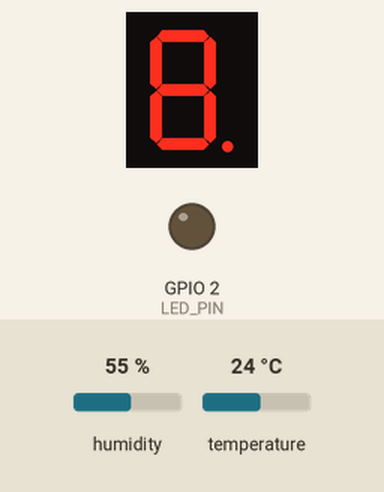
This sketch was run on a simulated ESP32. Parts: 1-digit seven-segment display, output pins drawn as LEDs (lit = HIGH). Wiring (inferred from the names in the program): 1-digit 7-segment display, segments lit when HIGH: segments GPIO 21, GPIO 23, GPIO 22, GPIO 25, GPIO 19, GPIO 18, GPIO 17, GPIO 16. Inputs (shaded band) come from the test bench; at power-on: humidity 55 %, temperature 24 °C. WiFi joins after 1.5 s; servers stay silent unless stated; the local clock reads 2024-03-15 10:24:30 at power-on unless the sketch sets it; the segment pins are drawn as the display they are named for; pins used as bus, display or sensor lines are not drawn; what the sketch prints to the serial monitor is not drawn.

Above: at 2.7 s.
2.8 s: humidity set to 79 %
16.5 s: humidity set to 82 %
At 25.6 s:
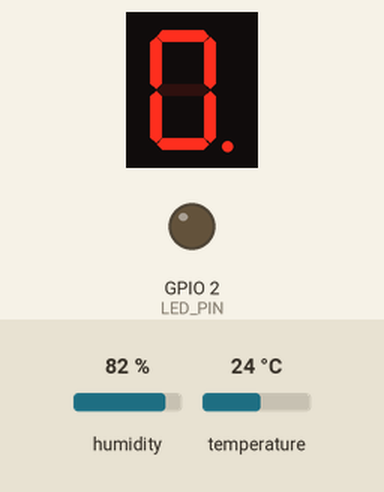
28.0 s: humidity set to 61 %
36.2 s: humidity set to 58 %
At 45.6 s:
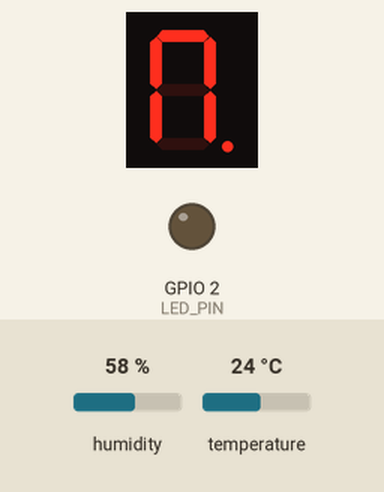
46.5 s: humidity set to 88 %
At 55.6 s:
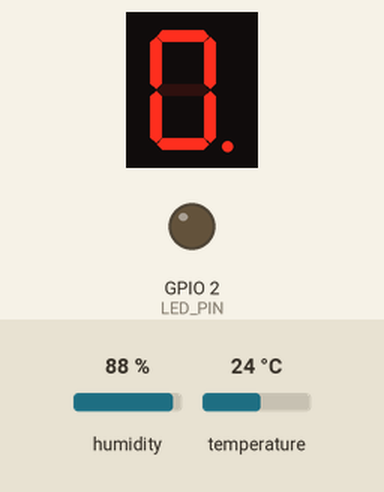
Timing chart, 0 to 57.1 s (numbered marks = the images above; inputs shaded):
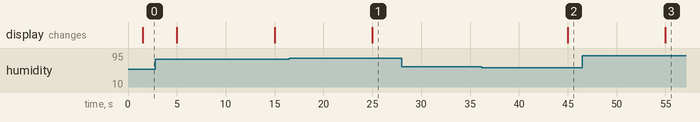

The sketch:

Ivy.ino
```cpp
#include <WebServer.h>
#include "ivy_wifi.h"
#include "ivy_nuts_and_bolts.h"
#include "ivy_relay.h"
#include "DHT.h"
#include "ArduinoOTA.h"
#include "time.h"
#include "time_tools.h"

DHT dht(4, DHT11);

const int GMT_MINUS_3 = -3600*3; // GMT-3

auto current_millis = millis();

auto last_sensor_update = current_millis;
void updateSensors(){
  if(current_millis - last_sensor_update >= 10000){
    last_sensor_update = current_millis;
    getLocalTime(&timeinfo); // I also update the time here!
    sensors.humidity = dht.readHumidity();
    sensors.temperature = dht.readTemperature();

    Serial.print(timeinfo.tm_hour);
    Serial.print(":");
    Serial.print(timeinfo.tm_min);
    Serial.print(":");
    Serial.print(timeinfo.tm_sec);
    Serial.print(" - ");
    Serial.print("Humidity: ");
    Serial.print(sensors.humidity);
    Serial.print(" Temp: ");
    Serial.print(sensors.temperature);
    Serial.println("");

    Serial.println('\n');
  }
}

void setup() {
  Serial.begin(115200);
  ivy_wifi_begin();
  dht.begin();
  ivy_relay_begin();
  ArduinoOTA.begin();
  ArduinoOTA.setPassword("1234");
  configTime(GMT_MINUS_3, 0, "pool.ntp.org");
}

int lastUpdatedMinute5m = -1;
int lastUpdatedMinute1h = -1;
int lastUpdatedHour24h = -1;
void updateHistoryCharts() {
  int currentMinute = timeinfo.tm_min;
  int currentHour = timeinfo.tm_hour;

  // Update 5-minute history every 5 minutes, but only once per minute
  if (currentMinute % 5 == 0 && currentMinute != lastUpdatedMinute5m) {
    for (int i = 0; i < 59; i++) {
      tempHistory5m[i] = tempHistory5m[i + 1];
      humidityHistory5m[i] = humidityHistory5m[i + 1];
    }
    tempHistory5m[59] = (int)sensors.temperature;
    humidityHistory5m[59] = (int)sensors.humidity;

    lastUpdatedMinute5m = currentMinute;
  }

  // Update 1-hour history every hour (minute == 0), but only once
  if (currentMinute == 0 && currentMinute != lastUpdatedMinute1h) {
    for (int i = 0; i < 59; i++) {
      tempHistory1h[i] = tempHistory1h[i + 1];
      humidityHistory1h[i] = humidityHistory1h[i + 1];
    }
    tempHistory1h[59] = (int)sensors.temperature;
    humidityHistory1h[59] = (int)sensors.humidity;

    lastUpdatedMinute1h = currentMinute;
  }

  // Update 24-hour history at midnight (00:00), but only once
  if (currentHour == 0 && currentMinute == 0 && currentHour != lastUpdatedHour24h) {
    for (int i = 0; i < 23; i++) {
      tempHistory24h[i] = tempHistory24h[i + 1];
      humidityHistory24h[i] = humidityHistory24h[i + 1];
    }
    tempHistory24h[23] = (int)sensors.temperature;
    humidityHistory24h[23] = (int)sensors.humidity;

    lastUpdatedHour24h = currentHour;
  }
}


auto last_logic_run = current_millis;
void loop() {
  ArduinoOTA.handle();
  ivy_wifi_loop();
  updateSensors();
  current_millis = millis();
  if(current_millis - last_logic_run >= 5000){
    last_logic_run = current_millis;
    onLogic();
    ivy_updateOutlets();
    updateHistoryCharts();
  }
}

// Aliases y nicknames para adaptar los idiomas!

float& TEMPERATURA = sensors.temperature;
float& HUMEDAD = sensors.humidity;
unsigned int& TOMA_0 = outlet_state[0];
unsigned int& TOMA_1 = outlet_state[1];
unsigned int& TOMA_2 = outlet_state[2];
unsigned int& TOMA_3 = outlet_state[3];
unsigned int& TOMA_4 = outlet_state[4];
unsigned int& TOMA_5 = outlet_state[5];
unsigned int& TOMA_6 = outlet_state[6];
unsigned int& TOMA_7 = outlet_state[7];

#define LUCES_1 TOMA_0
#define LUCES_2 TOMA_3
#define VENTILADOR TOMA_1
#define EXTRACTOR TOMA_2
#define HUMIDIFICADOR TOMA_4

////////////////////////////////////////////////////////////////////////////////////////////////////////////////////////////////////////
// Vos te encargás de la logica, yo me encargo del resto

void onLogic()
{
  auto HORA    = timeinfo.tm_hour;
  auto MINUTO  = timeinfo.tm_min;
  auto SEGUNDO = timeinfo.tm_sec;

  // 2
  LUCES_1 = entre_horas(21, 9);

  // 3
  LUCES_2 = entre_horas(23, 7);

  // 30 minutos cada dos horas
  VENTILADOR = (HORA % 1 == 0) && (MINUTO < 30);

  // 30 minutos cada cuatro horas
  EXTRACTOR = (HORA % 3 == 0) && (MINUTO < 30);

  // Humidificador
  if (sensors.humidity > 80) HUMIDIFICADOR = NO;
  if (sensors.humidity < 60) HUMIDIFICADOR = SI;
}
```

ivy_nuts_and_bolts.h
```cpp
#ifndef IVY_NUTS_AND_BOLTS_H
#define IVY_NUTS_AND_BOLTS_H

struct Sensors{
  float temperature;
  float humidity;
} sensors;

struct tm timeinfo;
#endif
```

ivy_relay.h
```cpp
#ifndef IVY_RELAY_H
#define IVY_RELAY_H

#include "Arduino.h"
const int N_OUTLETS = 8;

const char* outlet_names[8] = {
  "Luces x2", "Ventilador", "Extractor", "Luces x3",
  "Humidificador", "Toma 5", "Toma 6", "Toma 7"
};
unsigned int outlet_state[N_OUTLETS];
//unsigned int outlet_mode[N_OUTLETS];

const int SI = 1;
const int NO = 0;
void ivy_relay_begin();
void ivy_updateOutlets();

const int OUTLET_PIN[] = { 16, 17, 18, 19, 25, 22, 23, 21 };

void ivy_relay_begin(){
  for(int outlet = 0; outlet < N_OUTLETS; outlet++){
    pinMode(OUTLET_PIN[outlet], OUTPUT);
    digitalWrite(OUTLET_PIN[outlet], 1);
    outlet_state[outlet] = 0;
  }
}

void ivy_updateOutlets(){
  for(int i = 0; i < N_OUTLETS; i++){
    digitalWrite(OUTLET_PIN[i], (outlet_state[i] != 0) ? 0 : 1);
  }
}

#endif
```

ivy_wifi.h
```cpp
#ifndef IVY_WIFI_H
#define IVY_WIFI_H

#include <WiFi.h>
#include <WebServer.h>
#include "ivy_nuts_and_bolts.h" // assuming it includes timeinfo and sensors struct
#include "ivy_relay.h"
#include "page.h"

#define LED_PIN 2 // Indicator LED (optional)

WebServer server(80);
String ivy_wifi_last_ip = "---.---.---.---";

// ======= Set Static IP =======
IPAddress local_IP(192, 168, 1, 34);
IPAddress gateway(192, 168, 1, 1);
IPAddress subnet(255, 255, 255, 0);

// ======= Your Wi-Fi Credentials =======
const char* ssid = "TP-Link_BC20";
const char* password = "18753486";

// ======= Function: Connect to Wi-Fi =======
void connectToWiFi() {
  WiFi.mode(WIFI_STA);
  WiFi.config(local_IP, gateway, subnet);
  WiFi.begin(ssid, password);

  Serial.print("Connecting to Wi-Fi: "); Serial.println(ssid);

  int attempts = 0;
  while (WiFi.status() != WL_CONNECTED && attempts < 20) {
    delay(500);
    Serial.print(".");
    attempts++;
  }

  if (WiFi.status() == WL_CONNECTED) {
    Serial.println("\nWi-Fi Connected!");
    Serial.print("Local IP: "); Serial.println(WiFi.localIP());
    ivy_wifi_last_ip = WiFi.localIP().toString();
  } else {
    Serial.println("\nWi-Fi Connection Failed!");
  }
}


// Server internal variables used for the UI
int humidityHistory24h[24];
int humidityHistory1h[60];
int humidityHistory5m[60];
int tempHistory24h[24];
int tempHistory1h[60];
int tempHistory5m[60];

String printHistory(int* data, int size) {
  String r = "";
  for (int i = 0; i < size; i++) {
    r += String(data[i]);
    if (i < size - 1) r += ", ";
  }
  return r;
}

String printOutlets() {
  String r = "";
  for (int i = 0; i < N_OUTLETS; i++) {
    r += "{";
    r += "\"label\":\""; r += outlet_names[i]; r += "\",";
    r += "\"state\":"; r += outlet_state[i]; r += ",";
    r += "\"mode\":"; r += 0;
    r += "}";
    if (i < N_OUTLETS - 1) r += ", ";
  }
  return r;
}

// ======= Function: Serve Monitoring Page =======
void setupWebServer() {
  // Root
  server.on("/", HTTP_GET, []() {
    server.send(200, "text/html", page);
  });

  // Sensors
  server.on("/status", HTTP_GET, []() {
    String json = "{";

    // Temperature Views
    json +=
    "\"temp\": {\n"
      "\"current\": \"" + String((int)(sensors.temperature)) + "\",\n"
      "\"log\": {\n"
      "\"last_24_hours\": [" + printHistory(tempHistory24h, 24) + "],\n"
      "\"last_hour\": [" + printHistory(tempHistory1h, 60) + "],\n"
      "\"last_5_minutes\": [" + printHistory(tempHistory5m, 60) + "]\n"
      "}\n"
    "},";

    // Humidity Views
    json +=
    " \"humidity\": { "
      " \"current\": \" " + String((int)(sensors.humidity)) + " \","
      " \"log\": { "
        " \"last_24_hours\":[ "  + printHistory(humidityHistory24h, 24) + "],"
        " \"last_hour\":[ "      + printHistory(humidityHistory1h,  60) + "],"
        " \"last_5_minutes\":[ " + printHistory(humidityHistory5m,  60) + "]"
      "}"
    "},";


    // Humidity Views
    json +=
      " \"outlets\": [ "
        + printOutlets() +
      "]";

    json += "}";
    Serial.println(json);
    server.send(200, "application/json", json);
  });

  server.begin();
  Serial.println("Web server started");
}


// ======= WiFi Begin Wrapper =======
void ivy_wifi_begin() {
  pinMode(LED_PIN, OUTPUT);
  digitalWrite(LED_PIN, LOW);

  connectToWiFi();
  setupWebServer();
}


// ======= WiFi Loop Wrapper =======
void ivy_wifi_loop() {
  server.handleClient();
}

#endif
```

time_tools.h
```cpp
#ifndef IVY_TIME_TOOLS_H
#define IVY_TIME_TOOLS_H

#include "ivy_nuts_and_bolts.h"

// Helpers!
bool entre_horas(int a, int b) {
  if (a <= b){
    return (a <= timeinfo.tm_hour) && (timeinfo.tm_hour < b);
  }
  return (timeinfo.tm_hour >= a) || (timeinfo.tm_hour < b);
}

#endif
```

Source omitted: page.h (14689 bytes)

Measured:
- the behaviour switches between 60 and 59 % on humidity (found by bisection; images 1 and 2)
- after the input at 16.5 s, the display: changes after 8.5 s (image 1)
- after the input at 28.0 s, every drawn part: stays the same
- after the input at 36.2 s, the display: changes after 8.8 s (image 2)
- after the input at 46.5 s, the display: changes after 8.5 s (image 3)
